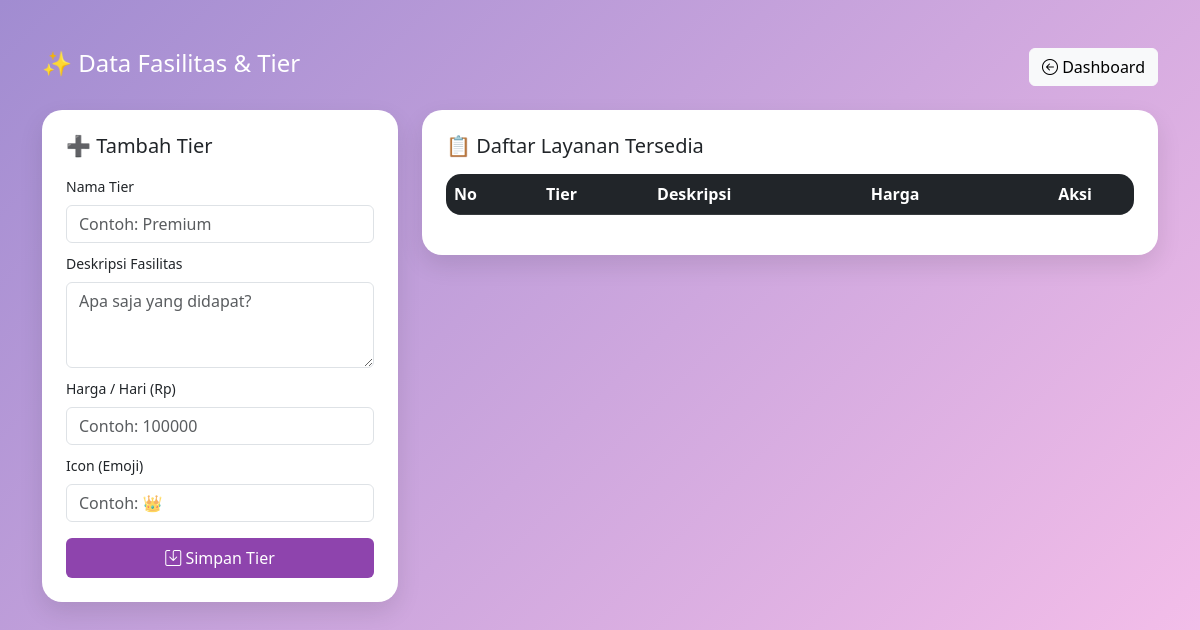
Page /fasilitas.php on the earlier database version.
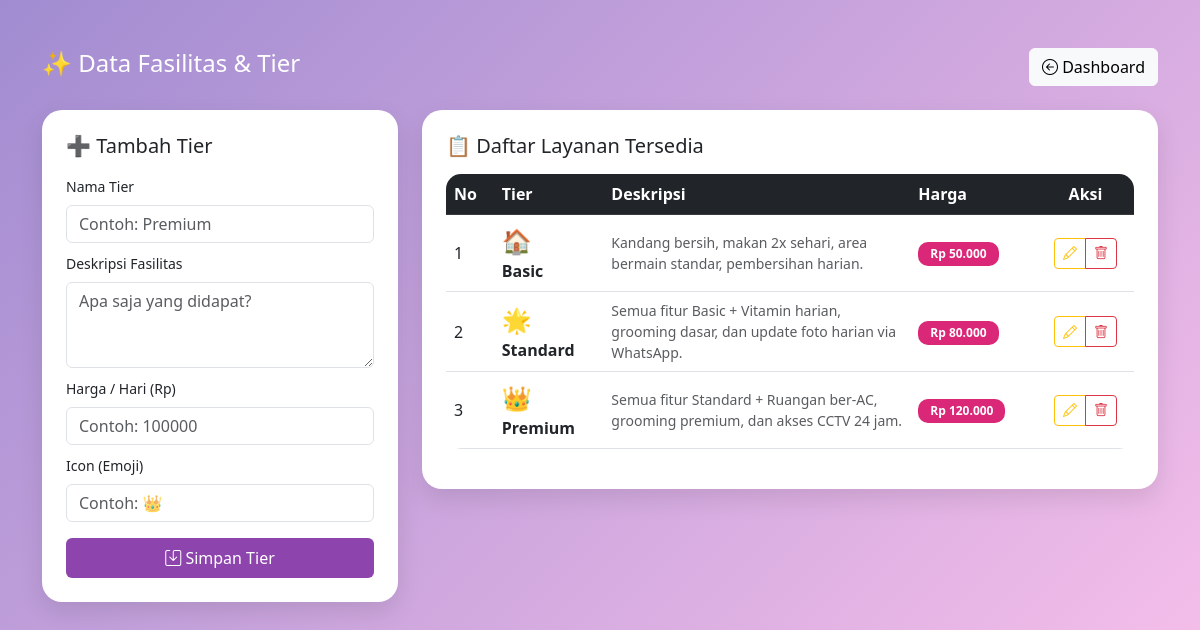
Same page on the later database version.
### tables this page shows
CREATE TABLE IF NOT EXISTS fasilitas (
    id_fasilitas INT AUTO_INCREMENT PRIMARY KEY,
    nama_fasilitas VARCHAR(50) NOT NULL,
    deskripsi TEXT,
    harga_per_hari INT NOT NULL,
    icon VARCHAR(20),
    created_at TIMESTAMP DEFAULT CURRENT_TIMESTAMP
);

### fasilitas.php (the view, shortened to what this page needs)
<?php
include "koneksi.php";
$edit = null;
?>
<!DOCTYPE html>
<html>
<head>
<link href="https://cdn.jsdelivr.net/npm/bootstrap@5.3.0/dist/css/bootstrap.min.css" rel="stylesheet">
<link href="https://cdn.jsdelivr.net/npm/bootstrap-icons@1.10.5/font/bootstrap-icons.css" rel="stylesheet">
</head>
<body>
<div class="container py-5">
    <div class="d-flex justify-content-between align-items-center mb-4">
        <h4 class="text-white">✨ Data Fasilitas & Tier</h4>
        <a href="index.php" class="btn btn-light">
            <i class="bi bi-arrow-left-circle"></i> Dashboard
        </a>
    </div>
    <div class="row g-4">
        <div class="col-md-4">
            <div class="card card-custom p-4">
                <h5 class="mb-3">
                    <?= $edit ? "✏️ Edit Tier" : "➕ Tambah Tier" ?>
                </h5>
                <form method="POST">
                    <div class="mb-2">
                        <label class="form-label small">Nama Tier</label>
                        <input type="text" name="nama_fasilitas" class="form-control"
                            placeholder="Contoh: Premium"
                            value="<?= $edit["nama_fasilitas"] ?? "" ?>" required>
                    </div>
                    <div class="mb-2">
                        <label class="form-label small">Deskripsi Fasilitas</label>
                        <textarea name="deskripsi" class="form-control" rows="3"
                            placeholder="Apa saja yang didapat?" required><?= $edit[
                            ] ?? "" ?></textarea>
                    </div>
                    <div class="mb-2">
                        <label class="form-label small">Harga / Hari (Rp)</label>
                        <input type="number" name="harga" class="form-control"
                            placeholder="Contoh: 100000"
                            value="<?= $edit["harga_per_hari"] ??
                                "" ?>" required>
                    </div>
                    <div class="mb-3">
                        <label class="form-label small">Icon (Emoji)</label>
                        <input type="text" name="icon" class="form-control"
                            placeholder="Contoh: 👑"
                            value="<?= $edit["icon"] ?? "" ?>">
                    </div>
                    <?php if ($edit) { ?>
                        <button name="update" class="btn btn-warning w-100 py-2">
                            <i class="bi bi-pencil"></i> Update Fasilitas
                        </button>
                    <?php } else { ?>
                        <button name="simpan" class="btn btn-primary w-100 py-2" style="background-color: #8e44ad; border: none;">
                            <i class="bi bi-save"></i> Simpan Tier
                        </button>
                    <?php } ?>
                </form>
            </div>
        </div>
        <div class="col-md-8">
            <div class="card card-custom p-4">
                <h5 class="mb-3">📋 Daftar Layanan Tersedia</h5>
                <table class="table table-hover table-custom">
                    <thead class="table-dark">
                        <tr>
                            <th>No</th>
                            <th>Tier</th>
                            <th>Deskripsi</th>
                            <th>Harga</th>
                            <th class="text-center">Aksi</th>
                        </tr>
                    </thead>
                    <tbody>
                    <?php
                    $no = 1;
                    $data = mysqli_query(
                        $conn,
                        "SELECT * FROM fasilitas ORDER BY harga_per_hari ASC",
                    );
                    while ($d = mysqli_fetch_array($data)) { ?>
                    <tr class="align-middle">
                        <td><?= $no++ ?></td>
                        <td>
                            <span class="fs-4"><?= $d["icon"] ?></span> <br>
                            <strong><?= $d["nama_fasilitas"] ?></strong>
                        </td>
                        <td class="small text-muted" style="max-width: 250px;"><?= $d[
                            "deskripsi"
                        ] ?></td>
                        <td><span class="badge badge-price">Rp <?= number_format(
                            $d["harga_per_hari"],
                            0,
                            ",",
                            ".",
                        ) ?></span></td>
                        <td class="text-center">
                            <div class="btn-group">
                                <a href="?edit&id=<?= $d[
                                    "id_fasilitas"
                                ] ?>" class="btn btn-outline-warning btn-sm">
                                    <i class="bi bi-pencil"></i>
                                </a>
                                <a href="?hapus&id=<?= $d["id_fasilitas"] ?>"
                                   class="btn btn-outline-danger btn-sm"
                                   onclick="return confirm('Hapus tier ini?')">
                                    <i class="bi bi-trash"></i>
                                </a>
                            </div>
                        </td>
                    </tr>
                    <?php }
                    ?>
                    </tbody>
                </table>
            </div>
        </div>
    </div>
</div>
</body>
</html>

### fasilitas.php (style rules this page uses)
body { background: linear-gradient(135deg, #A18CD1 0%, #FBC2EB 100%); font-family: 'Segoe UI', sans-serif; min-height: 100vh; }
.card-custom { border-radius: 20px; border: none; box-shadow: 0 10px 25px rgba(0,0,0,0.1); }
.table-custom { border-radius: 15px; overflow: hidden; background: white; }
.badge-price { background-color: #db2777; color: white; padding: 0.5em 1em; border-radius: 10px; }

Differences in the rows shown:
added fasilitas: icon "🏠", nama_fasilitas "Basic", deskripsi "Kandang bersih, makan 2x sehari, area bermain standar, pembersihan harian.", harga_per_hari "50.000"
added fasilitas: icon "🌟", nama_fasilitas "Standard", deskripsi "Semua fitur Basic + Vitamin harian, grooming dasar, dan update foto harian via WhatsApp.", harga_per_hari "80.000"
added fasilitas: icon "👑", nama_fasilitas "Premium", deskripsi "Semua fitur Standard + Ruangan ber-AC, grooming premium, dan akses CCTV 24 jam.", harga_per_hari "120.000"
